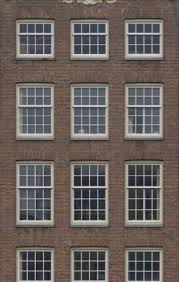
#> input picture images/building.jpg, 179 x 282 px
$ python hw1_corner-detect.py   (Python 2 division)
#> lines starting #> are read from the running program, lines starting #| are printed output that depends on the picture
import cv2
import numpy as np
from random import randint
from matplotlib import pyplot as plt

# Kernel matrixes
#---------------------------------------------------
top_l =  [[0,0,-3,-1,0],
            [0,-1,-6,-1,-1],
            [-3,-6,0,0,0],
            [-1,-1,0,1,1],
            [0,-1,0,1,0]]


top_r =  [[0,-1,-3,0,0],
            [-1,-1,-6,-1,0],
            [0,0,0,-6,-3],
            [1,1,0,-1,-1],
            [0,1,0,-1,0],]

bottom_l =     [[0,-1,0,1,0],
            [-1,-1,0,1,1],
            [-3,-6,0,0,0],
            [0,-1,-6,-1,-1],
            [0,0,-3,-1,0]]

bottom_r =     [[0,1,0,-1,0],
            [1,1,0,-1,-1],
            [0,0,0,-6,-3],
            [-1,-1,-6,-1,0],
            [0,-1,-3,0,0]]


degree_30 = [    [0,	0,	0,	0,	0,	-1,	-1],
    [0,	0,	0,	-1,	-1,	-1,	0],
    [0,	-3,	-1,	-1,	0,	0,	1],
    [-1,	-6,	0,	0,	1,	1,	1],
    [-1,	0,	0,	0,	0,	0,	0],
    [-1,	-6,	-1,	-1,	-1,	-1,	-1],
    [0,	0,	-3,	-1,	0,	0,	0]
]

#---------------------------------------------------
def gen_kernal(m_list):
    '''From a list of lists returns a kernal'''

    matrix = np.zeros((len(m_list),len(m_list[0])))
    for row,l in enumerate(m_list):
        for col,num in enumerate(l):
            matrix[row,col] = num
    #print matrix
    return matrix


t_l = gen_kernal(top_l)
t_r = gen_kernal(top_r)
b_l = gen_kernal(bottom_l)
b_r = gen_kernal(bottom_r)
d_30 = gen_kernal(degree_30)

#---------------------------------------------------
def corner(image, times, kernel):
    '''Applies kernal to image'''
    #print kernel
    for i in range(0,times):
        image = cv2.filter2D(image, -1, kernel)
    return image

#---------------------------------------------------
# [54 lines left out: functions salt_n_pepper, all_corners, blur, not called in this run]


def get_whites(img):

    nums = []
    for row,i in enumerate(img):
        for col,j in enumerate(i):
            if j[0] > 150 and j[1] > 150 and j[2] > 150:
                nums.append([row,col])

    return nums

def threshold_image(img, inverse=False):
    if (not(inverse)):
        ret,img = cv2.threshold(img,127,255,cv2.THRESH_BINARY)
    else:
        ret,img = cv2.threshold(img,127,255,cv2.THRESH_BINARY_INV)
    return img

def corners(image):
    '''Returns a dictionary of possible 4 corners of a rectangle'''
    image = threshold_image(image)

    corners = {}
    image1 = corner(image, 1, b_l)
    #display_image(image)
    #display_image(image1)
   # image1_i = corner(image, 1, b_l)
    corners['bottom_left'] = get_whites(threshold_image(image1))
    #corners['bottom_left'][0:0] = get_whites(threshold_image(image1_i))

    image2 = corner(image, 1, b_r)
    #display_image(image2)

    #image2_i = corner(image, 1, b_l)
    corners['bottom_right'] = get_whites(threshold_image(image2))
    #corners['bottom_right'][0:0] = get_whites(threshold_image(image2_i))


    image3 = corner(image, 1, t_l)
    #display_image(image3)

    #image3_i = corner(image, 1, b_l)
    corners['top_left'] = get_whites(threshold_image(image3))
    #corners['top_left'][0:0] = get_whites(threshold_image(image3_i))


    image4 = corner(image, 1, t_r)
    #display_image(image4)

    #image4_i = corner(image, 1, b_l)
    corners['top_right'] = get_whites(threshold_image(image4))
    #corners['top_right'][0:0] = get_whites(threshold_image(image4_i))

    return corners

# [5 lines left out: function display_image, not called in this run]

def poss_corner_right(point, pts_below, dof=3):
    ''' finds a possible corner below the point'''
    if point == None:
            return None

    # Sorts inplace by first parameter in inner list
    pts_below.sort(key=lambda x: x[0])

    # Searches for the closest point below
    for pp in pts_below:
        if pp[0] <= point[0]+dof and pp[0] >= point[0]-dof and point[1] < pp[1]:
            return pp

def poss_corner_below(point, pts_below, dof=3):
    ''' finds a possible corner below the point'''
    if point == None:
        return None

    # Sorts inplace by first parameter in inner list
    pts_below.sort(key=lambda x: x[1])

    # Searches for the closest point below
    for pp in pts_below:
        if pp[1] <= point[1]+dof and pp[1] >= point[1]-dof and point[0] < pp[0]:
            return pp

def find_rectangle(pt, point_dict):
    ''' finds a rectangle given a top_left point'''

    rectangle = {}


    rectangle["top_left"] = pt
    rectangle["bottom_left"] = poss_corner_below(pt, point_dict["bottom_left"])
    rectangle["top_right"] = poss_corner_right(pt, point_dict["top_right"])
    rectangle["bottom_right"] = poss_corner_below(rectangle["top_right"], point_dict["bottom_right"])

    for c in rectangle:
        if rectangle[c] == None:
            return None, point_dict

    # Removal from list
    point_dict["bottom_left"].remove(rectangle["bottom_left"])
    point_dict["bottom_right"].remove(rectangle["bottom_right"])
    point_dict["top_right"].remove(rectangle["top_right"])


    return rectangle, point_dict


def draw_rectangle(image, rect, i):
    rect = flip_xy(rect)

    cv2.line(image, tuple(rect["top_left"]), tuple(rect["top_right"]), (0,255,0), 1)
    cv2.line(image, tuple(rect["top_left"]), tuple(rect["bottom_left"]), (0,255,0), 1)
    cv2.line(image, tuple(rect["top_right"]), tuple(rect["bottom_right"]), (0,255,0), 1)
    cv2.line(image, tuple(rect["bottom_left"]), tuple(rect["bottom_right"]), (0,255,0), 1)

    font = cv2.FONT_HERSHEY_SIMPLEX
    placement = list(rect["bottom_left"])
    placement[0] = placement[0] + 5
    placement[1] = placement[1] - 5
    cv2.putText(image,str(i), tuple(placement), font, .2, (0,255,0))

def flip_xy(rect):
    for key in rect:
        rect[key] = (rect[key][1],rect[key][0])
    return rect

def check_rectangularity(rect,dof=1):
    rect["top_left"]
    rect["top_right"]
    rect["bottom_left"]
    rect["bottom_right"]

    if (rect["top_right"][0] <= rect["top_left"][0] + dof) and (rect["top_right"][0] >= rect["top_left"][0] - dof):
        if (rect["bottom_left"][1] <= rect["top_left"][1] + dof) and (rect["bottom_left"][1] >= rect["top_left"][1] - dof):
            if (rect["bottom_right"][0] <= rect["bottom_left"][0] + dof) and (rect["bottom_right"][0] >= rect["bottom_left"][0] - dof):
                if (rect["bottom_right"][1] <= rect["top_right"][1] + dof) and (rect["bottom_right"][1] >= rect["top_right"][1] - dof):
                    return True

    return False


def all_rectangles(img):
    '''Gets all of the rectangles from a set of points'''
    c = corners(img)
    rects = []

    print c

    c["top_left"].sort(key=lambda x: x[1])

    for tl in c["top_left"]:
        r, c =  find_rectangle(tl, c)


        if not(r == None):
            if check_rectangularity(r):
                rects.append(r)


    print len(rects)
    return rects

def draw_all_rectangles(img, rects):
    ''' Draws all of the rectangles to the image'''
    for i,r in enumerate(rects):
        draw_rectangle(img, r, i)
    return img

def detect_rectangles(img):
    ''' Detects, draws, and then desplays all of the rectangles found in an image'''
    r = all_rectangles(img)
    img_i = threshold_image(img, inverse=True)
    r[0:0] = all_rectangles(img_i)
    return draw_all_rectangles(img, r)

# [19 lines left out: functions detect_30_degrees, hist_equalization, not called in this run]

if __name__== "__main__":

    # [16 lines of commented-out code are left out]
    img = cv2.imread('../images/building.jpg')
#> img is the input picture: shape (282, 179, 3); mean B, G, R 92.1, 96.4, 105.2


    #img = cv2.medianBlur(img,1)


    detect_rectangles(img)
#> in threshold_image, `ret,img = cv2.threshold(img,127,255,cv2.THRESH_BINARY)`:
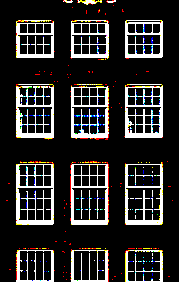
#> img: shape (282, 179, 3); mean of channels 0, 1, 2 41.3, 42.4, 43.7; drawn as B, G, R
#> in get_whites, `nums = []`: nums = []
#> after the loop in get_whites, `for row,i in enumerate(img):`: nums = 193 pairs, first value 1 to 273, second value 14 to 157
#> the loop in corner (call 2), `for i in range(0,times):` made 1 pass
#> pass 1, in corner (call 2), `image = cv2.filter2D(image, -1, kernel)`:
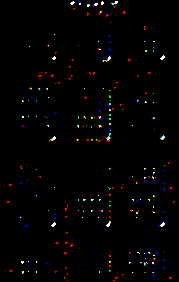
#> image: shape (282, 179, 3); mean of channels 0, 1, 2 2.1, 2.2, 3.3; drawn as B, G, R
#> the loop in corner (call 3), `for i in range(0,times):` made 1 pass
#> pass 1, in corner (call 3), `image = cv2.filter2D(image, -1, kernel)`:
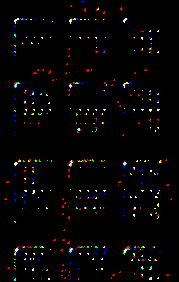
#> image: shape (282, 179, 3); mean of channels 0, 1, 2 3.4, 3.6, 4.8; drawn as B, G, R
#> the loop in corner (call 4), `for i in range(0,times):` made 1 pass
#> pass 1, in corner (call 4), `image = cv2.filter2D(image, -1, kernel)`:
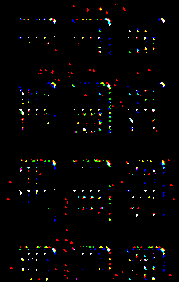
#> image: shape (282, 179, 3); mean of channels 0, 1, 2 3.5, 3.7, 4.6; drawn as B, G, R
#> in all_rectangles, `c = corners(img)`: c = 4 items
#> (printed output is left out)
#> the loop in all_rectangles, `for tl in c["top_left"]:` made 272 passes
#> after the loop in all_rectangles, `for tl in c["top_left"]:`: rects = 14 items
#> in threshold_image (call 6), `ret,img = cv2.threshold(img,127,255,cv2.THRESH_BINARY_INV)`:
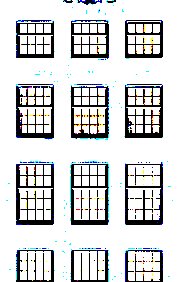
#> img: shape (282, 179, 3); mean of channels 0, 1, 2 213.7, 212.6, 211.3; drawn as B, G, R
#> the loop in corner (call 5), `for i in range(0,times):` made 1 pass
#> pass 1, in corner (call 5), `image = cv2.filter2D(image, -1, kernel)`:
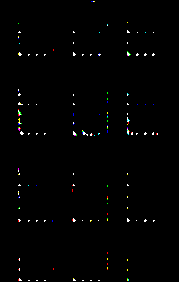
#> image: shape (282, 179, 3); mean of channels 0, 1, 2 1.8, 2, 1.9; drawn as B, G, R
#> the loop in all_rectangles (call 2), `for tl in c["top_left"]:` made 71 passes
#> the loop in draw_all_rectangles, `for i,r in enumerate(rects):` made 22 passes
#> after the loop in draw_all_rectangles, `for i,r in enumerate(rects):`:
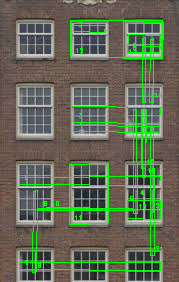
#> img: shape (282, 179, 3); mean B, G, R 85.1, 107.3, 97.9

    #img = salt_n_pepper(img,3)
    #img = blur(img, 5, 2)


    #img = rectangles(img)
